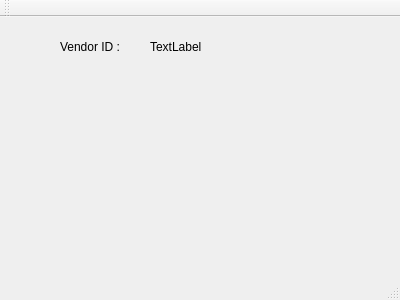
<?xml version="1.0" encoding="UTF-8"?>
<ui version="4.0">
 <class>sysWindow</class>
 <widget class="QMainWindow" name="sysWindow">
  <property name="geometry">
   <rect>
    <x>0</x>
    <y>0</y>
    <width>400</width>
    <height>300</height>
   </rect>
  </property>
  <property name="windowTitle">
   <string>sysWindow</string>
  </property>
  <widget class="QWidget" name="centralWidget">
   <widget class="QLabel" name="label">
    <property name="geometry">
     <rect>
      <x>60</x>
      <y>20</y>
      <width>81</width>
      <height>20</height>
     </rect>
    </property>
    <property name="text">
     <string>Vendor ID :</string>
    </property>
   </widget>
   <widget class="QLabel" name="label_2">
    <property name="geometry">
     <rect>
      <x>150</x>
      <y>20</y>
      <width>121</width>
      <height>20</height>
     </rect>
    </property>
    <property name="text">
     <string>TextLabel</string>
    </property>
   </widget>
  </widget>
  <widget class="QMenuBar" name="menuBar">
   <property name="geometry">
    <rect>
     <x>0</x>
     <y>0</y>
     <width>400</width>
     <height>25</height>
    </rect>
   </property>
  </widget>
  <widget class="QToolBar" name="mainToolBar">
   <attribute name="toolBarArea">
    <enum>TopToolBarArea</enum>
   </attribute>
   <attribute name="toolBarBreak">
    <bool>false</bool>
   </attribute>
  </widget>
  <widget class="QStatusBar" name="statusBar"/>
 </widget>
 <layoutdefault spacing="6" margin="11"/>
 <resources/>
 <connections/>
</ui>
